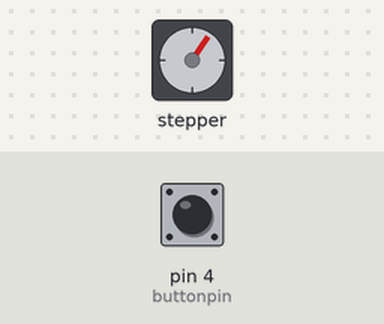
The sketch below on a simulated Arduino Uno, built with avr-gcc and run on an emulated ATmega328P. Parts: stepper motor. The test bench sets the inputs (shaded band); at power-on: pin 4 (buttonpin) HIGH. Stepper angles assume 2048 steps per turn; what the sketch prints to the serial monitor is not drawn.

Above: at 1.2 s.
1.3 s: pin 4 (buttonpin) pulled LOW for 0.15 s
At 2.25 s:
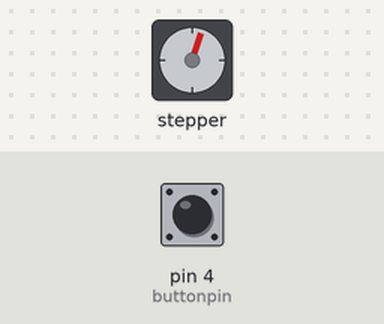
4.4 s: pin 4 (buttonpin) pulled LOW for 1 s
At 4.66 s:
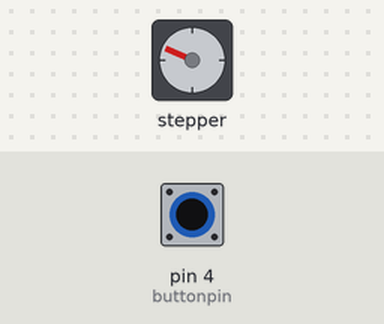
Timing chart, 0 to 20.4 s (numbered marks = the images above; inputs shaded):
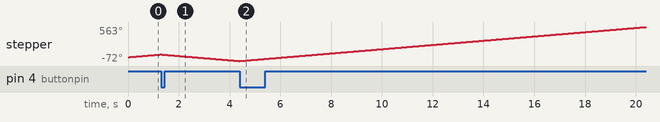

The sketch:

stepper-motor.ino
```cpp
#include <Stepper.h>

int steps = 2048;
int speed = 7;

int buttonpin = 4;
int buttonnew;
int buttonold;

int stepnum = 1;

Stepper myStepper(steps, 8, 10, 9, 11);

void setup() {
  Serial.begin(115200);
  myStepper.setSpeed(speed);
  pinMode(4, INPUT_PULLUP);
}

void loop() {
  buttonnew = digitalRead(buttonpin);
  Serial.println(buttonnew);

  if (buttonnew == 0 && buttonold == 1){
    stepnum = -stepnum;
  }

  buttonold = buttonnew;

  myStepper.step(stepnum);
}
```
